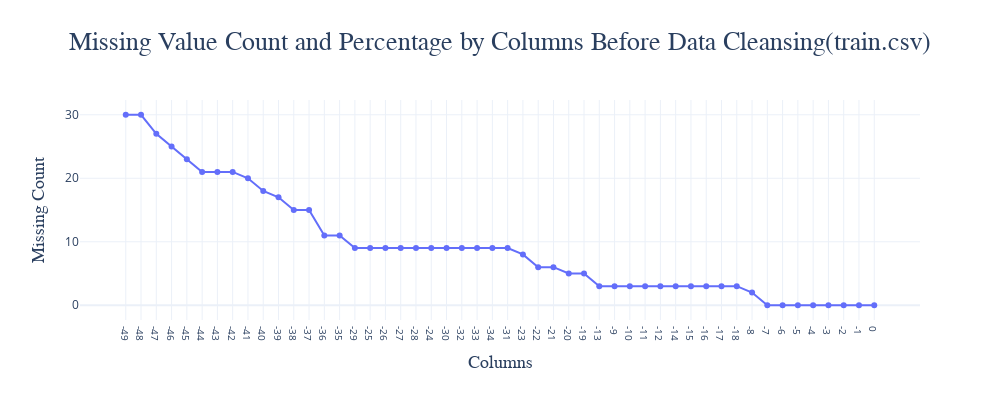

Notebook cell for this chart:
### Code cell
# Plot to show the relations between missing count, missing percentage and columns in training set
fig = px.line(
    missing,
    x="Columns",
    y="Missing Count",
    markers=True,
    title="Missing Value Count and Percentage by Columns Before Data Cleansing(train.csv)",
    labels={"Columns": "Columns", "Missing Count": "Missing Count"},
    hover_data={"Missing Percentage": ':.2f'}  
)

fig.update_layout(
    width=1000,
    height=400,
    title=dict(
        text="Missing Value Count and Percentage by Columns Before Data Cleansing(train.csv)",
        x=0.5,
        font=dict(size=26, family="Arial")
    ),
    xaxis=dict(
        title=dict(
            text="Columns",
            font=dict(size=18, family="Arial")
        ),
        tickmode='linear',     
        dtick=1,                
        tickfont=dict(size=10)
    ),
    yaxis=dict(
        title=dict(
            text="Missing Count",
            font=dict(size=18, family="Arial")
        )
    ),
    template="plotly_white"
)    

plt.tight_layout()
fig.show()

### Figure 1 — Plotly figure (JSON) as saved in the notebook; plotly's stock layout.template omitted (floating-point values rounded to 4 significant figures)
{"data": [{"customdata": [[1.987], [1.987], [1.788], [1.656], [1.523], [1.391], [1.391], [1.391], [1.325], [1.192], [1.126], [0.9934], [0.9934], [0.7285], [0.7285], [0.596], [0.596], [0.596], [0.596], [0.596], [0.596], [0.596], [0.596], [0.596], [0.596], [0.596], [0.5298], [0.3974], [0.3974], [0.3311], [0.3311], [0.1987], [0.1987], [0.1987], [0.1987], [0.1987], [0.1987], [0.1987], [0.1987], [0.1987], [0.1987], [0.1325], [0], [0], [0], [0], [0], [0], [0], [0]], "hovertemplate": "Columns=%{x}<br>Missing Count=%{y}<br>Missing Percentage=%{customdata[0]:.2f}<extra></extra>", "legendgroup": "", "line": {"color": "#636efa", "dash": "solid"}, "marker": {"symbol": "circle"}, "mode": "lines+markers", "name": "", "orientation": "v", "showlegend": false, "type": "scatter", "x": ["-49", "-48", "-47", "-46", "-45", "-44", "-43", "-42", "-41", "-40", "-39", "-38", "-37", "-36", "-35", "-29", "-25", "-26", "-27", "-28", "-24", "-30", "-32", "-33", "-34", "-31", "-23", "-22", "-21", "-20", "-19", "-13", "-9", "-10", "-11", "-12", "-14", "-15", "-16", "-17", "-18", "-8", "-7", "-6", "-5", "-4", "-3", "-2", "-1", "0"], "xaxis": "x", "y": [30, 30, 27, 25, 23, 21, 21, 21, 20, 18, 17, 15, 15, 11, 11, 9, 9, 9, 9, 9, 9, 9, 9, 9, 9, 9, 8, 6, 6, 5, 5, 3, 3, 3, 3, 3, 3, 3, 3, 3, 3, 2, 0, 0, 0, 0, 0, 0, 0, 0], "yaxis": "y"}], "layout": {"height": 400, "legend": {"tracegroupgap": 0}, "title": {"font": {"family": "Arial", "size": 26}, "text": "Missing Value Count and Percentage by Columns Before Data Cleansing(train.csv)", "x": 0.5}, "width": 1000, "xaxis": {"anchor": "y", "domain": [0, 1], "dtick": 1, "tickfont": {"size": 10}, "tickmode": "linear", "title": {"font": {"family": "Arial", "size": 18}, "text": "Columns"}}, "yaxis": {"anchor": "x", "domain": [0, 1], "title": {"font": {"family": "Arial", "size": 18}, "text": "Missing Count"}}}}
